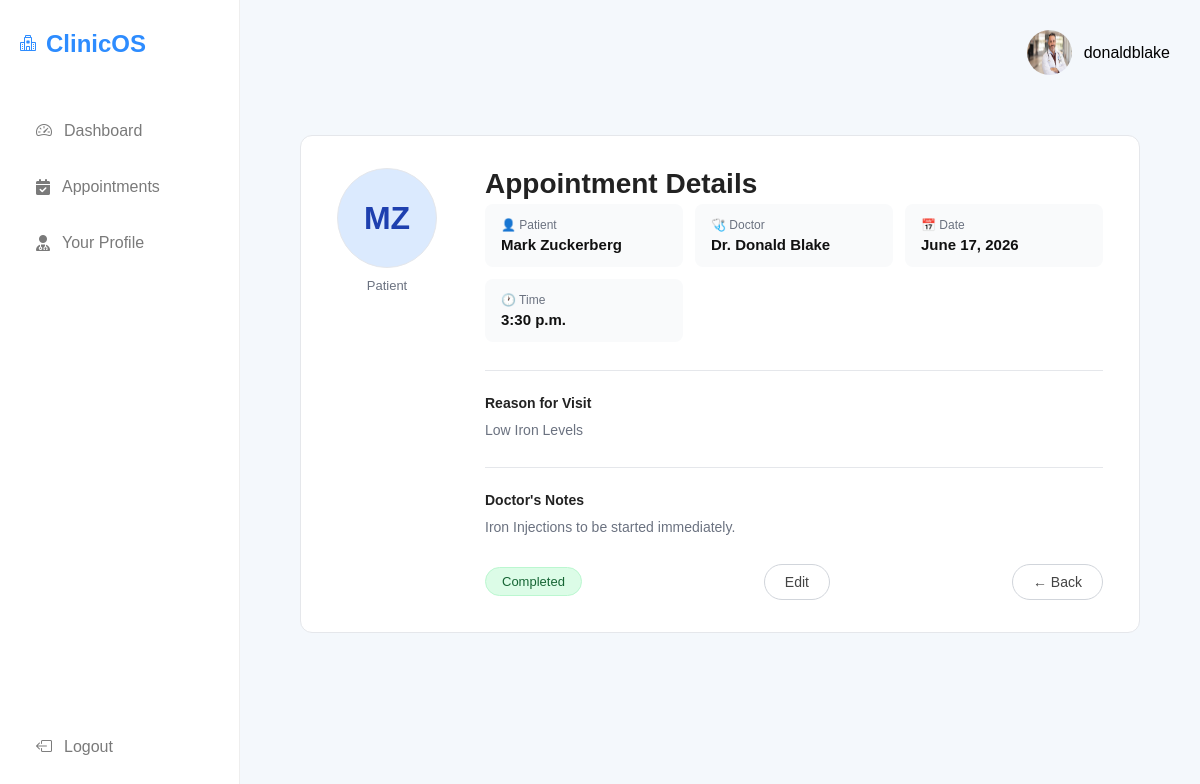
/doctor/appointments/17/ (signed in), run on the app's committed database.
### managementsystem/models.py (models this page shows, shortened)
class CustomUser(AbstractUser):
    ROLE_CHOICES = (
        ('admin', 'Admin'),
        ('doctor', 'Doctor'),
        ('patient', 'Patient'),
    )
    role = models.CharField(max_length=20, choices=ROLE_CHOICES,default='patient')

class Doctor(models.Model):
    user = models.OneToOneField(CustomUser,on_delete=models.CASCADE)
    phone = models.CharField(max_length=15, blank=True, null=True)
    department = models.CharField(max_length=100)
    education = models.TextField(default='MBBS')
    photo = models.ImageField(upload_to='doctors',default='default/default.png')

class Appointment(models.Model):
    doctor = models.ForeignKey(Doctor, on_delete=models.CASCADE)
    patient = models.ForeignKey(Patient, on_delete=models.CASCADE)
    appointment_date = models.DateField(default=timezone.now)
    appointment_time = models.TimeField(null=True,blank=True)
    reason = models.TextField(blank=True)
    STATUS_CHOICES = [('Pending', 'Pending'),('Completed', 'Completed'),]
    status = models.CharField(max_length=20,choices=STATUS_CHOICES,default='Pending')
    notes = models.TextField(blank=True)

class Patient(models.Model):
    user = models.OneToOneField(CustomUser,on_delete=models.CASCADE)
    gender_choices = (('male','Male'),('female','Female'),('other','Other'))
    gender = models.CharField(max_length=10,choices=gender_choices,default='male')
    age = models.IntegerField()
    phone = models.CharField(max_length=15)
    blood_group_choices = (('A+', 'A+'),('A-', 'A-'),('B+', 'B+'),('B-', 'B-'),('AB+', 'AB+'),('AB-', 'AB-'),('O+', 'O+'),('O-', 'O-'),)
    blood_group = models.CharField(max_length=3,choices=blood_group_choices)
    photo = models.ImageField(upload_to='patients',default='default/default.png')

### managementsystem/views/doctor_views.py (the view)
# urls.py: path('appointments/<int:pk>/',doctor_view_appointment,name='doctor_view_appointment'),
@login_required
def doctor_view_appointment(request, pk):
    appointment = get_object_or_404(Appointment, pk=pk)
    if appointment.doctor.user != request.user:
        messages.error(request, "You are not authorized to view this appointment.")
        return redirect('doctor_appointments')
    return render(request, 'doctor/view_appointment.html', {'appointment': appointment})

### managementsystem/templates/doctor/view_appointment.html (shortened to what this page needs)
{% extends 'doctor/base.html' %}
{% load static %}
{%block profile%}
        <div class="profile">
            <img src="{{request.user.doctor.photo.url}}" alt=""style="width:45px;height:45px;border-radius:50%;">
            <span>{{request.user.username}}</span>
        </div>
{%endblock%}
{% block content %}
<div class="appointment-container">
    <div class="appointment-card">
        <div class="appointment-content">
            <div style="flex-shrink:0;">
                <div class="patient-avatar">
                    {{ appointment.patient.user.first_name.0 }}{{ appointment.patient.user.last_name.0 }}
                </div>
                <p class="avatar-label">Patient</p>
            </div>
            <div class="appointment-details">
                <h2 class="appointment-title">Appointment Details</h2>
                <div class="meta-grid">
                    <div class="meta-card">
                        <p class="meta-label">&#128100; Patient</p>
                        <p class="meta-value">{{ appointment.patient.user.get_full_name }}</p>
                    </div>
                    <div class="meta-card">
                        <p class="meta-label">&#129658; Doctor</p>
                        <p class="meta-value">Dr. {{ appointment.doctor.user.get_full_name }}</p>
                    </div>
                    <div class="meta-card">
                        <p class="meta-label">&#128197; Date</p>
                        <p class="meta-value">{{ appointment.appointment_date }}</p>
                    </div>
                    <div class="meta-card">
                        <p class="meta-label">&#128336; Time</p>
                        <p class="meta-value">{{ appointment.appointment_time|default:"—" }}</p>
                    </div>
                </div>
                <div class="detail-section">
                    <h5>Reason for Visit</h5>
                    <p>{{ appointment.reason|default:"No reason provided." }}</p>
                </div>
                <div class="detail-section">
                    <h5>Doctor's Notes</h5>
                    <p>{{ appointment.notes|default:"No notes added yet." }}</p>
                </div>
                <div class="card-footer">
                    <span class="status-badge {% if appointment.status == 'Completed' %}completed{% else %}pending{% endif %}">
                        {{ appointment.status }}
                    </span>
                     <div class="btn-group">
                        <a href="{%url 'doctor_update_appointment' appointment.id%}" class="action-btn">
                            Edit
                        </a>
                    </div>
                    <div class="btn-group">
                        <a href="{%url 'doctor_appointments'%}" class="action-btn">
                            ← Back
                        </a>
                    </div>
                </div>
            </div>
        </div>
    </div>
</div>
{% endblock %}

### managementsystem/static/css/home.css (style rules this page uses)
* { margin:0; padding:0; box-sizing:border-box; font-family:Arial, Helvetica, sans-serif; }
body { background:#f5f8fd; }
.profile { display:flex; align-items:center; gap:12px; }
.profile img { width:45px; height:45px; border-radius:50%; }

### managementsystem/templates/doctor/view_appointment.html (style rules this page uses)
body { background: #f4f8fc; }
.appointment-container { padding: 30px; }
.appointment-card { background: #fff; border-radius: 12px; border: 0.5px solid #e5e7eb; padding: 32px 36px; max-width: 860px; margin: auto; width: 100%; min-width: 0; }
.appointment-content { display: flex; align-items: flex-start; gap: 48px; flex-wrap: wrap; }
.patient-avatar { width: 100px; height: 100px; border-radius: 50%; background: #dbeafe; display: flex; align-items: center; justify-content: center; font-size: 32px; font-weight: 600; color: #1e40af; border: 0.5px solid #e5e7eb; flex-shrink: 0; }
.avatar-label { text-align: center; margin: 10px 0 0; font-size: 13px; color: #6b7280; }
.appointment-details { flex: 1; min-width: 260px; }
.appointment-title { font-size: 28px; font-weight: 600; margin: 0 0 4px; color: #222; }
.meta-grid { display: grid; grid-template-columns: repeat(auto-fit, minmax(180px, 1fr)); gap: 12px; margin-bottom: 28px; }
.meta-card { background: #f9fafb; border-radius: 8px; padding: 14px 16px; }
.meta-card .meta-label { font-size: 12px; color: #6b7280; margin: 0 0 4px; display: flex; align-items: center; gap: 5px; }
.meta-card .meta-value { font-size: 15px; font-weight: 600; margin: 0; color: #111; }
.detail-section { border-top: 0.5px solid #e5e7eb; padding-top: 24px; margin-bottom: 24px; }
.detail-section h5 { font-size: 14px; font-weight: 600; color: #222; margin: 0 0 8px; }
.detail-section p { font-size: 14px; color: #6b7280; line-height: 1.7; margin: 0; }
.card-footer { display: flex; align-items: center; justify-content: space-between; flex-wrap: wrap; gap: 12px; }
.status-badge { font-size: 13px; padding: 6px 16px; border-radius: 20px; font-weight: 500; }
.status-badge.completed { background: #dcfce7; color: #166534; border: 0.5px solid #bbf7d0; }
.btn-group { display: flex; gap: 10px; }
.action-btn { display: inline-flex; align-items: center; gap: 6px; padding: 9px 20px; border: 1px solid #d1d5db; border-radius: 20px; text-decoration: none; color: #444; background: #fff; font-size: 14px; transition: 0.2s; }

### managementsystem/templates/doctor/base.html (style rules this page uses)
.profile { display:flex; align-items:center; gap:12px; flex-shrink: 0; }

### data on the page
CustomUser: user.doctor.photo (picture), user.username "donaldblake"
Appointment: patient.user.first_name.0 "M", patient.user.last_name.0 "Z", patient.user.get_full_name "Mark Zuckerberg", doctor.user.get_full_name "Donald Blake", appointment_date "June 17, 2026", appointment_time "3:30 p.m.", reason "Low Iron Levels", notes "Iron Injections to be started immediately.", status "Completed"
